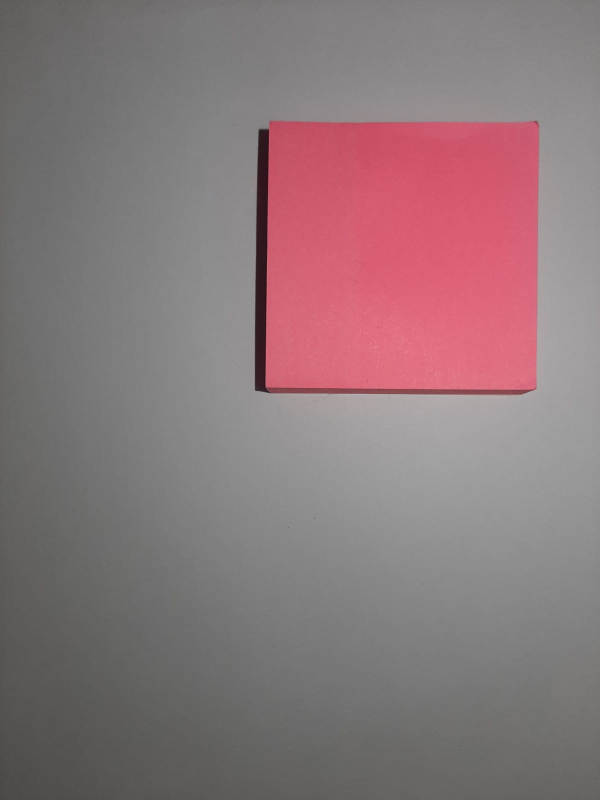
#> input picture IMG_ROSA.jpeg, 1200 x 1600 px, found by its file name (shown at 1/2 size)
$ python Medicion_ancho_objeto.py
#> lines starting #> are read from the running program, lines starting #| are printed output that depends on the picture; after the words box and inside, x2 and y2 are one past the last pixel; in counts of white or black regions, pixels touching at a corner belong together
#Importar las librerías por utilizar
import os
from skimage import io
from skimage.filters import threshold_otsu,sobel

#Binarización de las Imagenes
def binarize(image,thresh=0):
    if thresh==0:
        thresh = threshold_otsu(image)
    binary = image > thresh
    return binary

#Calculo del ancho del objeto en pixeles
def dist_pxl(image):
    v,h = image.shape
    c1 = 0
    c2 = 0
    found = False
    for col in range(h):
        for row in range(v):
            if found == False and image[row][col] == True:
                c1 = col
                found = True
                break
        if found == True:
            break
    found = False
    for col in range(1,h):
        for row in range(0,v):
            if found == False and image[row][-col] == True:
                c2 = h-col
                found = True
                break
        if found == True:
            break
    if found == True:
        return c2-c1+1
    else:
        return 0

#Conversión de distancia en pixeles a distancia real
def size_obj(image,work_dist):
    sensor_size_h = 4.2
    focal_dist = 3.31
    pxl_dist = dist_pxl(image)
    sens_res_h = sensor_size_h/320
    dist_sens = pxl_dist*sens_res_h
    width = work_dist*dist_sens/focal_dist
    return round(width,1)

#Medicion_ancho_objeto
def medir_ancho_objeto(Data):
    work_dist = Data[1]
    image = Data[0]
    img_sobel = sobel(image)
    img_bin = binarize(img_sobel)
    width = size_obj(img_bin,work_dist)
    return width

def main():
    #Obtener la direccion de las imagenes
    path = os.getcwd()
    IMG_ROSA= io.imread(path +r'\IMG_ROSA.jpeg',True)
#> IMG_ROSA: shape (1600, 1200) float64; min 0.0532, max 0.739, mean 0.484
    IMG_AZUL= io.imread(path +r'\IMG_AZUL.jpeg',True)
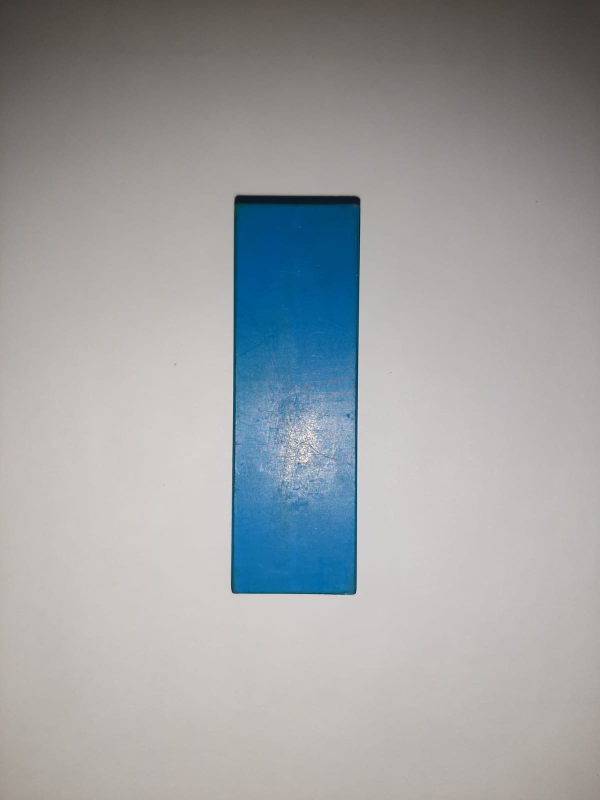
#> input picture IMG_AZUL.jpeg, 1200 x 1600 px, found by its file name (shown at 1/2 size)
#> IMG_AZUL: shape (1600, 1200) float64; min 0.0577, max 1, mean 0.63
    IMG_VERDE= io.imread(path +r'\IMG_VERDE.jpeg',True)
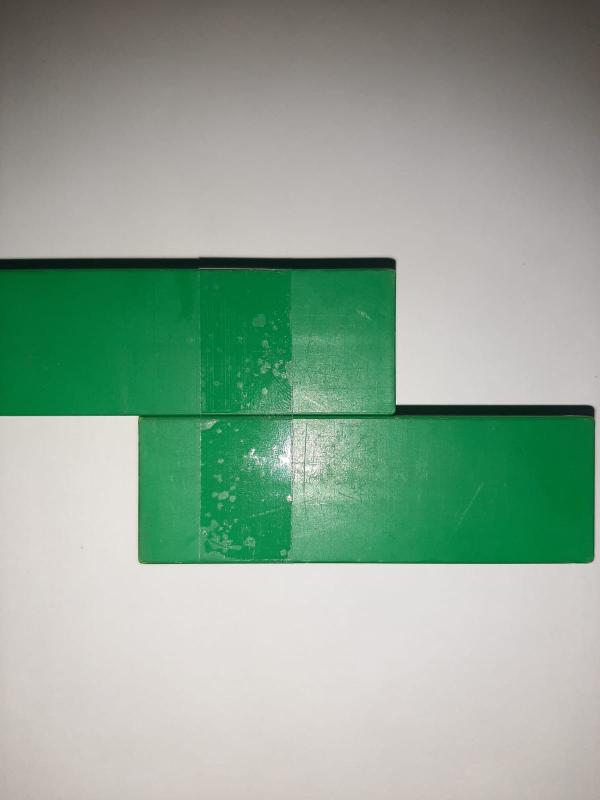
#> input picture IMG_VERDE.jpeg, 1200 x 1600 px, found by its file name (shown at 1/2 size)
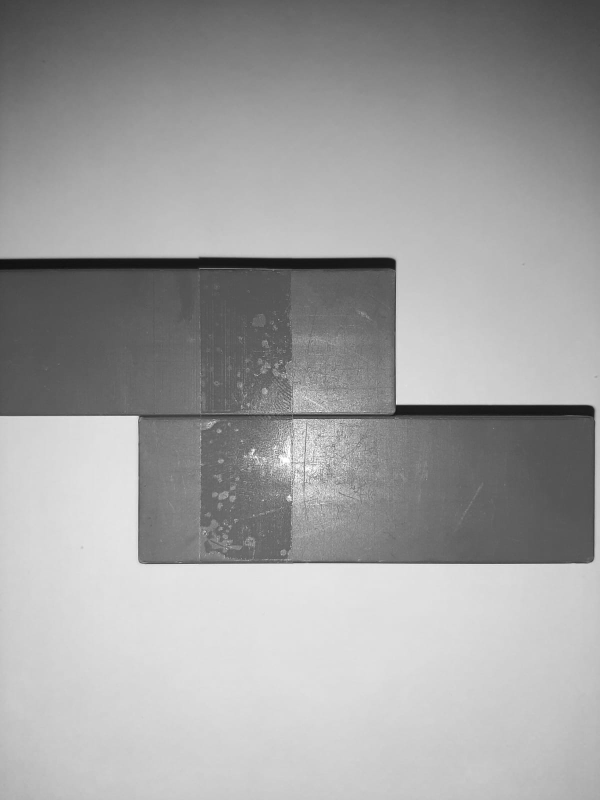
#> IMG_VERDE: shape (1600, 1200) float64 (shown at 1/2 size); min 0.0642, max 1, mean 0.629
    #Tuplas de datos para la Aplicación
    Data_Rosa = (IMG_ROSA,119)
    Data_Azul = (IMG_AZUL,139)
    Data_Verde = (IMG_VERDE,118)
    #Calculo de los anchos
    ancho_rosa = medir_ancho_objeto(Data_Rosa)
#> in medir_ancho_objeto, `work_dist = Data[1]`: work_dist = 119
#> in binarize, `thresh = threshold_otsu(image)`: thresh = 0.0919
#> in binarize, `binary = image > thresh`:
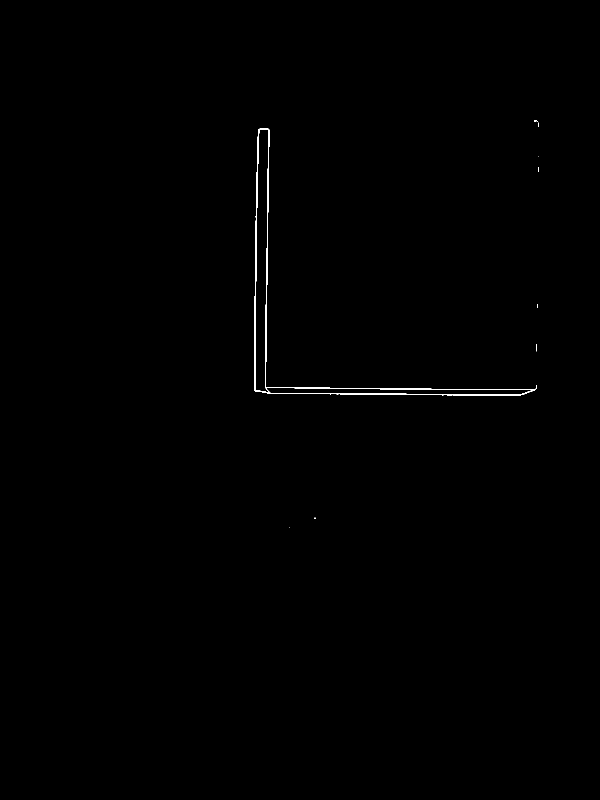
#> binary: shape (1600, 1200) bool (shown at 1/2 size); 0.26% white in thin lines or dots, all inside (x1, y1, x2, y2) = (508, 241, 1078, 1055)
#> in size_obj, `pxl_dist = dist_pxl(image)`: pxl_dist = 570
#> in size_obj, `dist_sens = pxl_dist*sens_res_h`: dist_sens = 7.48
#> in size_obj, `width = work_dist*dist_sens/focal_dist`: width = 269
#> ancho_rosa = 269
    ancho_azul = medir_ancho_objeto(Data_Azul)
#> call 2 of binarize, with thresh = 0
#> in binarize (call 2), `thresh = threshold_otsu(image)`: thresh = 0.109
#> in binarize (call 2), `binary = image > thresh`:
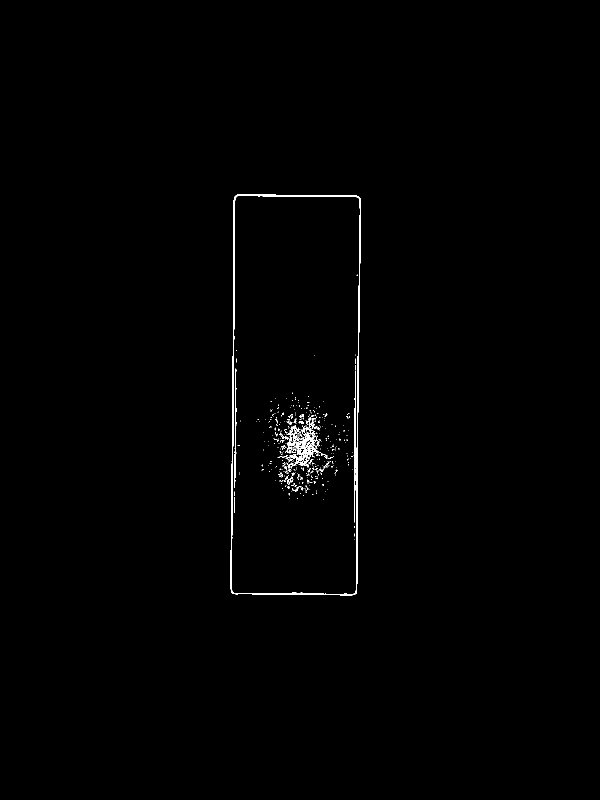
#> binary: shape (1600, 1200) bool (shown at 1/2 size); 0.53% white in thin lines or dots, all inside (x1, y1, x2, y2) = (461, 389, 722, 1191)
#> ancho_azul = 143.9
    ancho_verde = medir_ancho_objeto(Data_Verde)
#> in medir_ancho_objeto (call 3), `work_dist = Data[1]`: work_dist = 118
#> in medir_ancho_objeto (call 3), `img_sobel = sobel(image)`:
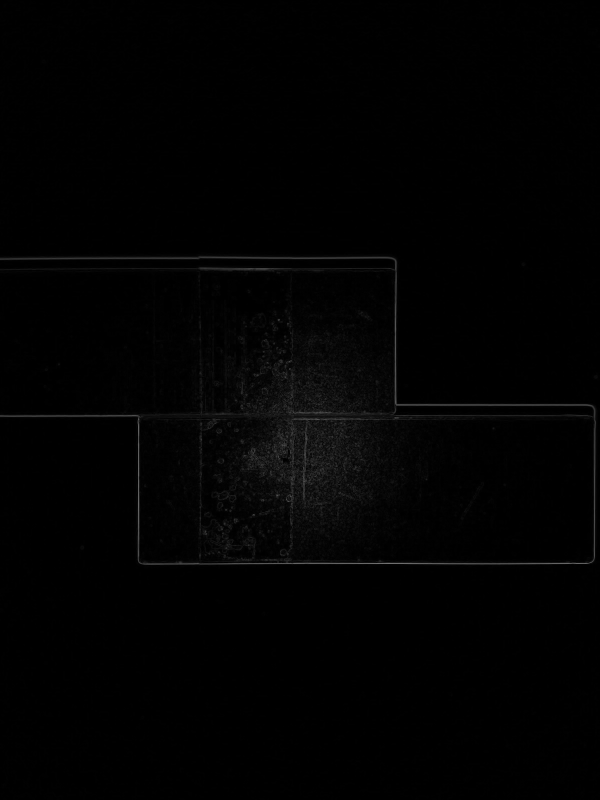
#> img_sobel: shape (1600, 1200) float64 (shown at 1/2 size); min 0, max 0.559, mean 0.00875
#> call 3 of binarize, with thresh = 0
#> in binarize (call 3), `thresh = threshold_otsu(image)`: thresh = 0.0754
#> in binarize (call 3), `binary = image > thresh`:
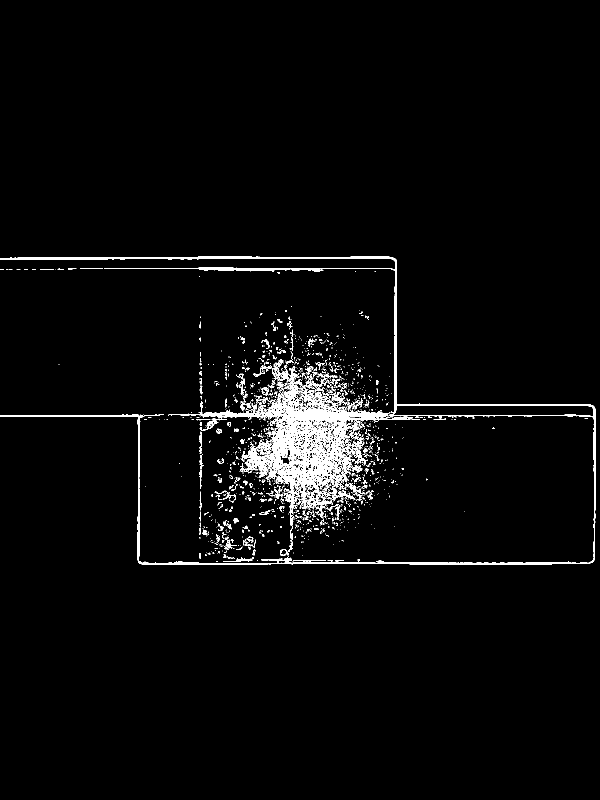
#> binary: shape (1600, 1200) bool (shown at 1/2 size); 2.7% white; 1917 white regions (1793 under 20 px), largest, box (x1, y1, x2, y2) and area: (337, 719, 840, 1112) 25840, (0, 512, 1192, 1130) 14604, (399, 837, 454, 863) 273
#> in medir_ancho_objeto (call 3), `width = size_obj(img_bin,work_dist)`: width = 557.7
#> ancho_verde = 557.7
    val_real = [52,87,56]
    error = [round(abs(ancho_rosa-val_real[0])/ancho_rosa*100,2),
            round(abs(ancho_azul-val_real[1])/ancho_azul*100,2),
            round(abs(ancho_verde-val_real[2])/ancho_verde*100,2)]
#> error = [80.67, 39.54, 89.96]
    print(f"El ancho de las diferentes imagenes es:")
    print(f"Imagen   Ancho (mm)     Error (%)")
    print(f"Rosa     {ancho_rosa}           {error[0]}")
#| Rosa     269.0           80.67
    print(f"Azul     {ancho_azul}           {error[1]}")
#| Azul     143.9           39.54
    print(f"Verde    {ancho_verde}           {error[2]}")
#| Verde    557.7           89.96

if __name__ == "__main__": main()
